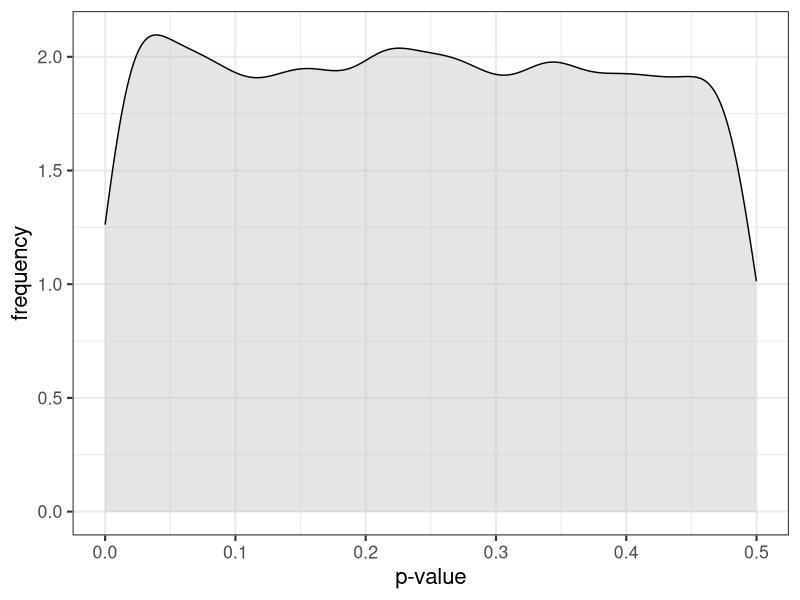
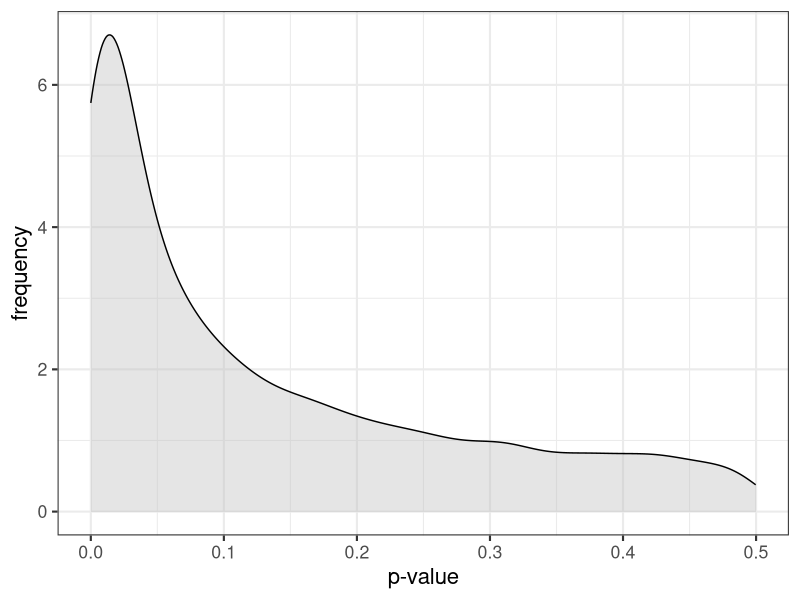
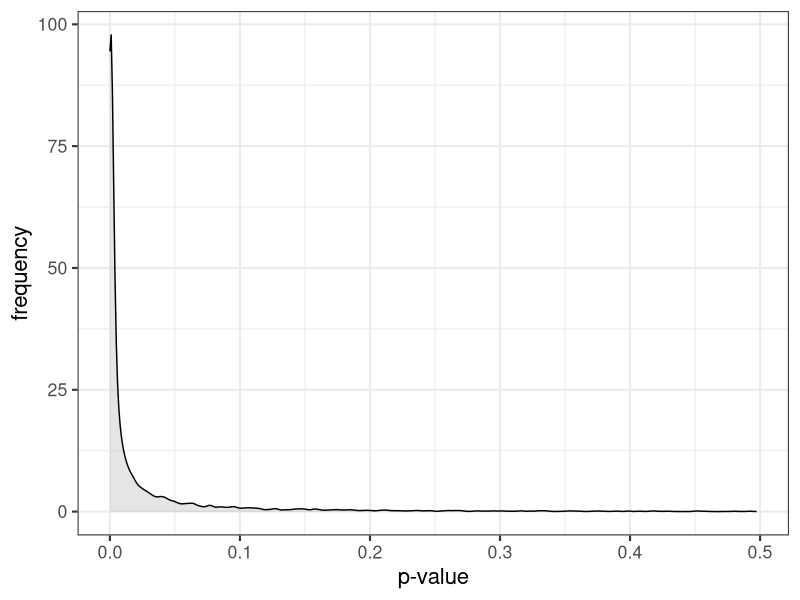
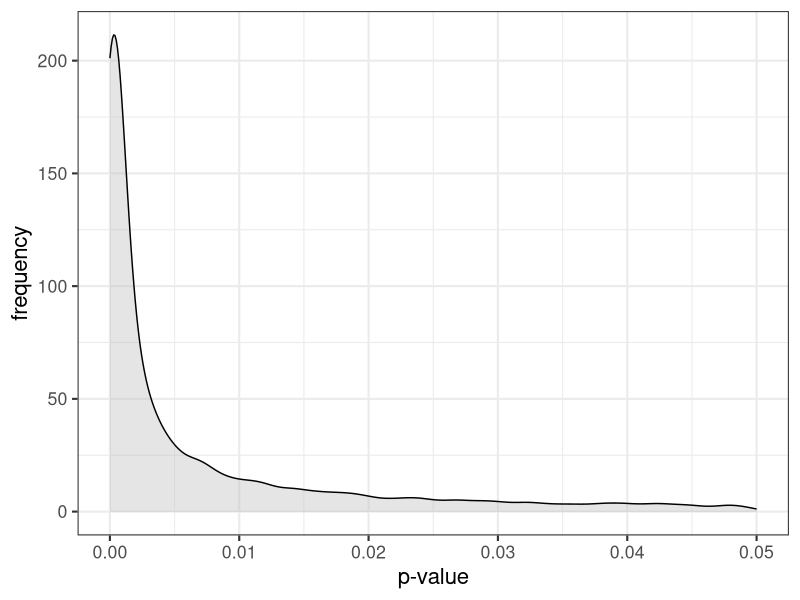
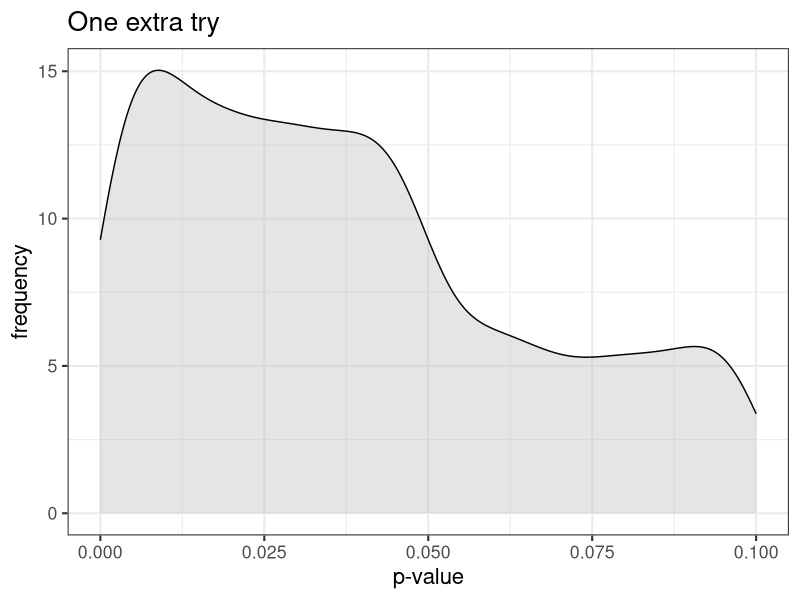
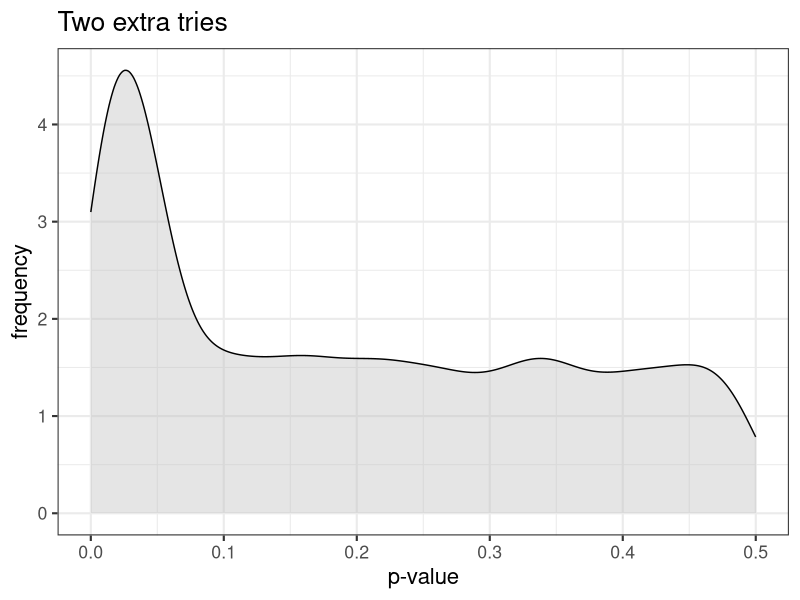
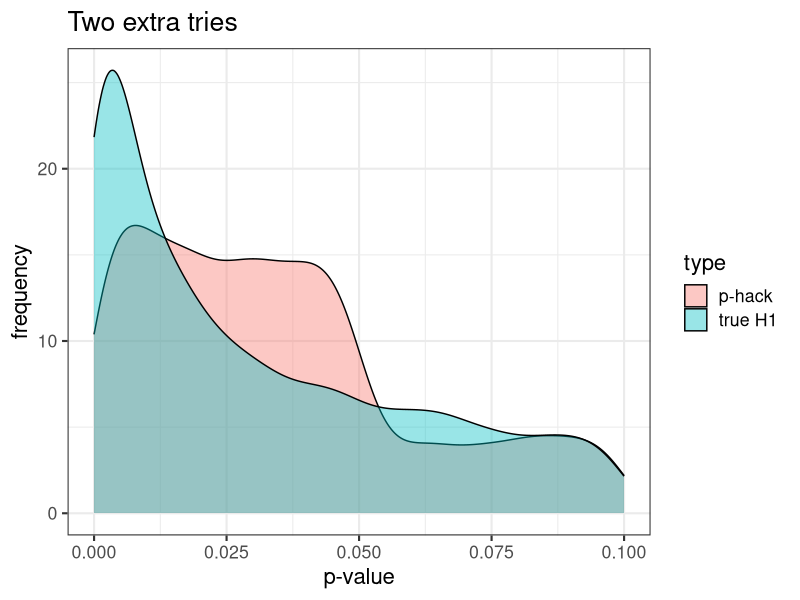

These figures' R source, in order:
## ---- chunk 1
library(tidyverse)
## ---- chunk 2
set.seed(201112)
# number of simulations
sims = 10000
# sample size
N = 30
# create empty vector for storing p-values
p_values = numeric(sims) 
# loop
for(i in 1:sims){
  # draw sample
  sample = rnorm(n = N, 
                 mean = 0, 
                 sd = 1) 
  sample_mean = mean(sample) 
  sample_sd = sd(sample)
  se_mean = sample_sd/sqrt(N)
  z_stat = (sample_mean-0)/se_mean
  sample_p = pnorm(q = abs(z_stat), 
                   lower.tail = F)
  p_values[i] = sample_p
}
## ---- chunk 3
data.frame(sim = 1:sims, p=p_values) %>%
  ggplot(aes(x = p)) +
    geom_density(alpha = .4, fill = "grey")+
    theme_bw(base_size = 16) +
  labs(x = "p-value", y = "frequency")
## ---- chunk 4
set.seed(201112)
# create empty vector for storing p-values
p_values = numeric(sims) 
# loop
for(i in 1:sims){
  # draw sample
  sample = rnorm(n = N, 
                 mean = .25, 
                 sd = 1) 
  sample_mean = mean(sample) 
  sample_sd = sd(sample)
  se_mean = sample_sd/sqrt(N)
  z_stat = (sample_mean-0)/se_mean
  sample_p = pnorm(q = abs(z_stat), 
                   lower.tail = F)
  p_values[i] = sample_p
}
## ---- chunk 5
data.frame(sim = 1:sims, p=p_values) %>%
  ggplot(aes(x = p)) +
    geom_density(alpha = .4, fill = "grey")+
    theme_bw(base_size = 16) +
  labs(x = "p-value", y = "frequency")
## ---- chunk 6
set.seed(201112)
# create empty vector for storing p-values
p_values = numeric(sims) 
# loop
for(i in 1:sims){
  # draw sample
  sample = rnorm(n = N, 
                 mean = .50, 
                 sd = 1) 
  sample_mean = mean(sample) 
  sample_sd = sd(sample)
  se_mean = sample_sd/sqrt(N)
  z_stat = (sample_mean-0)/se_mean
  sample_p = pnorm(q = abs(z_stat), 
                   lower.tail = F)
  p_values[i] = sample_p
}
## ---- chunk 7
data.frame(sim = 1:sims, p=p_values) %>%
  ggplot(aes(x = p)) +
    geom_density(alpha = .4, fill = "grey")+
    theme_bw(base_size = 16) +
  labs(x = "p-value", y = "frequency")
## ---- chunk 8
data.frame(sim = 1:sims, p=p_values) %>%
  ggplot(aes(x = p)) +
    geom_density(alpha = .4, fill = "grey")+
  scale_x_continuous(limits = c(0, .05)) +
    theme_bw(base_size = 16) +
  labs(x = "p-value", y = "frequency")
## ---- chunk 9
set.seed(201112)
# create empty vector for storing p-values
p_values = numeric(sims) 
# loop
for(i in 1:sims){
  try = 1
  sample_p = 1
  # while these statements are true, 
  # keep going
  while(sample_p >= .05 & try <= 2){
    sample = rnorm(n = N, 
                 mean = 0, 
                 sd = 1) 
  sample_mean = mean(sample) 
  sample_sd = sd(sample)
  se_mean = sample_sd/sqrt(N)
  z_stat = (sample_mean-0)/se_mean
  sample_p = pnorm(q = abs(z_stat), 
                   lower.tail = F)
  try = try+1
  }
  p_values[i] = sample_p
}
## ---- chunk 10
data.frame(sim = 1:sims, p=p_values) %>%
  ggplot(aes(x = p)) +
    geom_density(alpha = .4, fill = "grey")+
  scale_x_continuous(limits = c(0, .1)) +
    theme_bw(base_size = 16) +
  labs(x = "p-value", y = "frequency", 
       title = "One extra try")
## ---- chunk 11
set.seed(201112)
# create empty vector for storing p-values
p_values = numeric(sims) 
# loop
for(i in 1:sims){
  try = 1
  sample_p = 1
  # while these statements are true, 
  # keep going
  while(sample_p >= .05 & try <= 3){
    try = try+1
    sample = rnorm(n = N, 
                 mean = 0, 
                 sd = 1) 
  sample_mean = mean(sample) 
  sample_sd = sd(sample)
  se_mean = sample_sd/sqrt(N)
  z_stat = (sample_mean-0)/se_mean
  sample_p = pnorm(q = abs(z_stat), 
                   lower.tail = F)
  }
  p_values[i] = sample_p
}
## ---- chunk 12
data.frame(sim = 1:sims, p=p_values) %>%
  ggplot(aes(x = p)) +
  geom_density(alpha = .4, fill = "grey")+
  #scale_x_continuous(limits = c(0, .1)) +
    theme_bw(base_size = 16) +
  labs(x = "p-value", y = "frequency", 
       title = "Two extra tries")
## ---- chunk 13
phack_data = data.frame(sim = 1:sims, p=p_values,
                        type = "p-hack") 

set.seed(201112)
# create empty vector for storing p-values
p_values = numeric(sims) 
# loop
for(i in 1:sims){
  # draw sample
  sample = rnorm(n = N, 
                 mean = .25, 
                 sd = 1) 
  sample_mean = mean(sample) 
  sample_sd = sd(sample)
  se_mean = sample_sd/sqrt(N)
  z_stat = (sample_mean-0)/se_mean
  sample_p = pnorm(q = abs(z_stat), 
                   lower.tail = F)
  p_values[i] = sample_p
}

nonp_data = data.frame(sim = 1:sims, p=p_values,
                       type = "true H1") 


full_join(phack_data, nonp_data) %>%
  ggplot(aes(x = p, fill = type)) +
    geom_density(alpha = .4) +
  scale_x_continuous(limits = c(0, .1)) +
    theme_bw(base_size = 16) +
  labs(x = "p-value", y = "frequency", 
       title = "Two extra tries")
